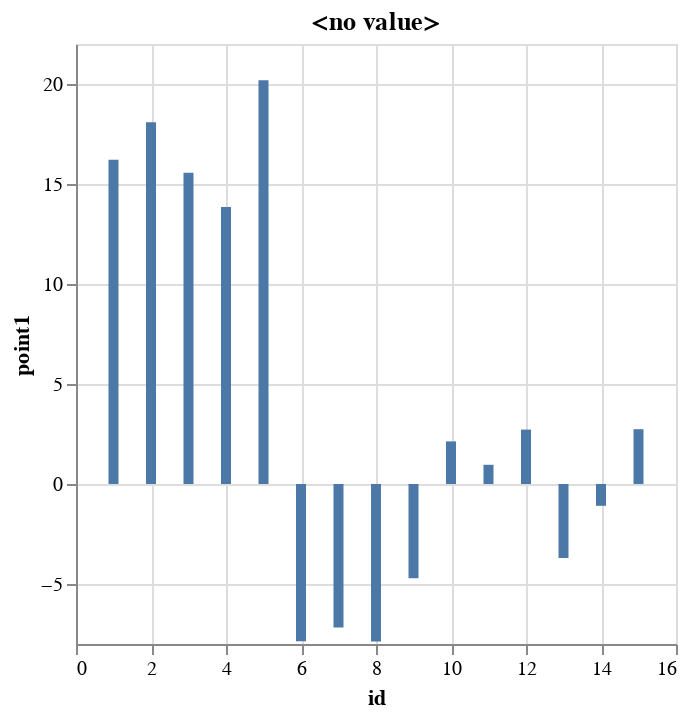

The notebook cell saved with this chart:
### Markdown cell above
#### By default %chart uses the most recently accessed result set as input.
#### In this case the result set in the cell above will be used.
Note that all fields in this table are defined as text fields, so **typey=q** is required to cause a column to be interpreted as quantitative (numeric).<br>

### Code cell
%chart x=id, y=point1, typey=q

### Figure 1 — Vega-Lite specification as saved in the notebook (floating-point values rounded to 4 significant figures)
{"$schema": "https://vega.github.io/schema/vega-lite/v2.json", "data": {"values": [{"id": "1", "point1": "16.21", "point2": "9.07", "point3": "6.19", "point4": "20.93", "point5": "8.74"}, {"id": "2", "point1": "18.09", "point2": "14.05", "point3": "10.86", "point4": "6.56", "point5": "11.35"}, {"id": "7", "point1": "-7.17", "point2": "-7.89", "point3": "-9.07", "point4": "-8.26", "point5": "-11.86"}, {"id": "12", "point1": "2.72", "point2": "2.08", "point3": "0.12", "point4": "-1.48", "point5": "1.58"}, {"id": "13", "point1": "-3.7", "point2": "-0.1", "point3": "-1.91", "point4": "0.21", "point5": "1.12"}, {"id": "11", "point1": "0.96", "point2": "1.18", "point3": "-0.35", "point4": "1.25", "point5": "-0.31"}, {"id": "9", "point1": "-4.71", "point2": "-10", "point3": "-5.21", "point4": "-6.31", "point5": "-2.45"}, {"id": "10", "point1": "2.13", "point2": "2.99", "point3": "-13.33", "point4": "-11.49", "point5": "-9.35"}, {"id": "15", "point1": "2.74", "point2": "-0.05", "point3": "-1.87", "point4": "2.58", "point5": "-1.96"}, {"id": "14", "point1": "-1.09", "point2": "-3.09", "point3": "1.58", "point4": "-0.77", "point5": "1.47"}, {"id": "6", "point1": "-7.86", "point2": "-8.08", "point3": "-4.47", "point4": "-15.09", "point5": "-7.11"}, {"id": "4", "point1": "13.85", "point2": "6.94", "point3": "17.68", "point4": "14.2", "point5": "20.96"}, {"id": "8", "point1": "-7.87", "point2": "-6.286", "point3": "-4.21", "point4": "-10.03", "point5": "-14.25"}, {"id": "3", "point1": "15.56", "point2": "16.61", "point3": "12.3", "point4": "17.11", "point5": "20.54"}, {"id": "5", "point1": "20.19", "point2": "13.77", "point3": "-0.85", "point4": "16.94", "point5": "2.16"}]}, "encoding": {"x": {"axis": {"grid": true, "title": "id"}, "field": "id", "type": "quantitative"}, "y": {"axis": {"grid": true, "title": "point1"}, "field": "point1", "type": "quantitative"}}, "mark": "bar", "title": "<no value>"}
